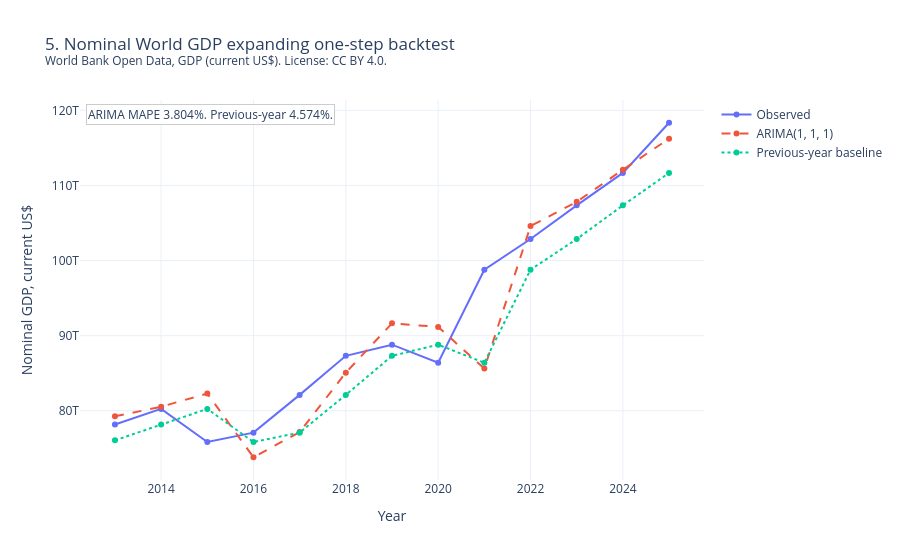

The notebook cell this image was saved under:
### Markdown cell above
## ARIMA backtest

`p` and `q` run from 0 to 2 with one difference. Each candidate gets expanding one-step forecasts from 2013 through the latest World GDP year. The code compares the winner with last year's value.

The notebook publishes a ten-year projection only if the selected ARIMA MAPE is strictly below that baseline. The model uses log nominal GDP. It does not model inflation or policy.

### Code cell
backtest_frame = pd.DataFrame(
    {
        "year": list(backtest.years),
        "Observed": list(backtest.observed),
        f"ARIMA{backtest.order}": list(backtest.arima_one_step),
        "Previous-year baseline": list(backtest.naive_one_step),
    }
)
fig = go.Figure()
fig.add_trace(go.Scatter(x=backtest_frame["year"], y=backtest_frame["Observed"], mode="lines+markers", name="Observed"))
fig.add_trace(
    go.Scatter(
        x=backtest_frame["year"],
        y=backtest_frame[f"ARIMA{backtest.order}"],
        mode="lines+markers",
        name=f"ARIMA{backtest.order}",
        line={"dash": "dash"},
    )
)
fig.add_trace(
    go.Scatter(
        x=backtest_frame["year"],
        y=backtest_frame["Previous-year baseline"],
        mode="lines+markers",
        name="Previous-year baseline",
        line={"dash": "dot"},
    )
)
disclose(fig, "gdp-arima-backtest", "5. Nominal World GDP expanding one-step backtest", "gdp_annual")
fig.update_layout(xaxis_title="Year", yaxis_title="Nominal GDP, current US$")
claim_box(
    fig,
    [
        f"ARIMA MAPE {backtest.arima_mape:.3f}%. Previous-year {backtest.naive_mape:.3f}%."
    ],
)
trillion_hover(fig)
fig.show()
print(
    f"Selected ARIMA{backtest.order}: {backtest.arima_mape:.3f}% MAPE; "
    f"naive baseline: {backtest.naive_mape:.3f}% MAPE."
)
print(projection_decision_text(backtest))

### Figure 1 — Plotly figure (JSON) as saved in the notebook; plotly's stock layout.template omitted (floating-point values rounded to 4 significant figures)
{"data": [{"customdata": [[78.17], [80.24], [75.84], [77.08], [82.11], [87.31], [88.8], [86.39], [98.78], [102.9], [107.3], [111.7], [118.4]], "hovertemplate": "Observed<br>Year=%{x}<br>$%{customdata[0]:.2f} trillion<extra></extra>", "mode": "lines+markers", "name": "Observed", "type": "scatter", "x": [2013, 2014, 2015, 2016, 2017, 2018, 2019, 2020, 2021, 2022, 2023, 2024, 2025], "y": [78170000000000.0, 80240000000000.0, 75840000000000.0, 77080000000000.0, 82110000000000.0, 87310000000000.0, 88800000000000.0, 86390000000000.0, 98780000000000.0, 102900000000000.0, 107300000000000.0, 111700000000000.0, 118400000000000.0]}, {"customdata": [[79.25], [80.53], [82.3], [73.81], [77.16], [85.07], [91.64], [91.16], [85.62], [104.6], [107.8], [112.1], [116.2]], "hovertemplate": "ARIMA(1, 1, 1)<br>Year=%{x}<br>$%{customdata[0]:.2f} trillion<extra></extra>", "line": {"dash": "dash"}, "mode": "lines+markers", "name": "ARIMA(1, 1, 1)", "type": "scatter", "x": [2013, 2014, 2015, 2016, 2017, 2018, 2019, 2020, 2021, 2022, 2023, 2024, 2025], "y": [79250000000000.0, 80530000000000.0, 82300000000000.0, 73810000000000.0, 77160000000000.0, 85070000000000.0, 91640000000000.0, 91160000000000.0, 85620000000000.0, 104600000000000.0, 107800000000000.0, 112100000000000.0, 116200000000000.0]}, {"customdata": [[76.06], [78.17], [80.24], [75.84], [77.08], [82.11], [87.31], [88.8], [86.39], [98.78], [102.9], [107.3], [111.7]], "hovertemplate": "Previous-year baseline<br>Year=%{x}<br>$%{customdata[0]:.2f} trillion<extra></extra>", "line": {"dash": "dot"}, "mode": "lines+markers", "name": "Previous-year baseline", "type": "scatter", "x": [2013, 2014, 2015, 2016, 2017, 2018, 2019, 2020, 2021, 2022, 2023, 2024, 2025], "y": [76060000000000.0, 78170000000000.0, 80240000000000.0, 75840000000000.0, 77080000000000.0, 82110000000000.0, 87310000000000.0, 88800000000000.0, 86390000000000.0, 98780000000000.0, 102900000000000.0, 107300000000000.0, 111700000000000.0]}], "layout": {"annotations": [{"align": "left", "bgcolor": "rgba(255,255,255,0.9)", "bordercolor": "#ccc", "showarrow": false, "text": "ARIMA MAPE 3.804%. Previous-year 4.574%.", "x": 0.01, "xanchor": "left", "xref": "paper", "y": 0.99, "yanchor": "top", "yref": "paper"}], "autosize": true, "hovermode": "x unified", "meta": {"chart_id": "gdp-arima-backtest", "classification": "open", "profile_id": "public-demo", "provenance": "World Bank Open Data, GDP (current US$). License: CC BY 4.0.", "table": "gdp_annual"}, "title": {"text": "5. Nominal World GDP expanding one-step backtest<br><sup>World Bank Open Data, GDP (current US$). License: CC BY 4.0.</sup>"}, "xaxis": {"hoverformat": ".0f", "title": {"text": "Year"}}, "yaxis": {"title": {"text": "Nominal GDP, current US$"}}}}
